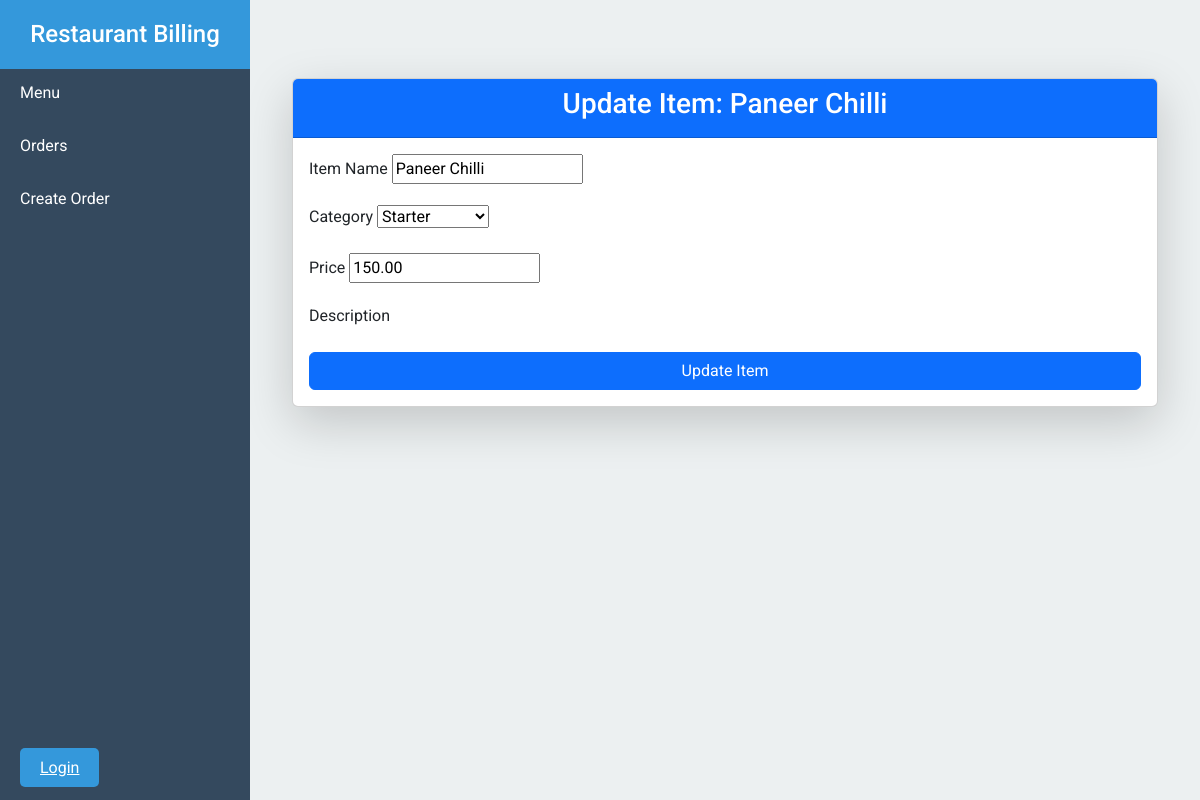
The page /update_item/2/ on the database its author committed.
### billing/models.py (models this page shows, shortened)
class MenuItem(models.Model):
    name = models.CharField(max_length=100)
    price = models.DecimalField(max_digits=10, decimal_places=2)
    category = models.CharField(max_length=50, choices=[('Starter', 'Starter'), ('Main Course', 'Main Course'), ('Beverage', 'Beverage'), ('Dessert', 'Dessert')])

### billing/views.py (the view)
# urls.py: path('update_item/<int:item_id>/', views.update_item, name='update_item'),  # Update URL
def update_item(request, item_id):
    item = get_object_or_404(MenuItem, id=item_id)
    if request.method == 'POST':
        form = MenuItemForm(request.POST, instance=item)
        if form.is_valid():
            form.save()
            return redirect('menu')  # Redirect to menu page after update
    else:
        form = MenuItemForm(instance=item)
    return render(request, 'billing/update_item.html', {'form': form, 'item': item})

### billing/forms.py
class MenuItemForm(forms.ModelForm):
    class Meta:
        model = MenuItem
        fields = ['name', 'price', 'category']

### billing/templates/billing/update_item.html (shortened to what this page needs)
{% extends 'billing/base.html' %}
{% block content %}
<div class="container mt-5">
    <div class="card shadow-lg">
        <div class="card-header bg-primary text-white text-center">
            <h3>Update Item: {{ item.name }}</h3>
        </div>
        <div class="card-body">
            <form method="POST">
                <div class="mb-3">
                    <label for="name" class="form-label">Item Name</label>
                    {{ form.name }}
                </div>
                <div class="mb-3">
                    <label for="category" class="form-label">Category</label>
                    {{ form.category }}
                </div>
                <div class="mb-3">
                    <label for="price" class="form-label">Price</label>
                    {{ form.price }}
                </div>
                <div class="mb-3">
                    <label for="description" class="form-label">Description</label>
                </div>
                <button type="submit" class="btn btn-primary w-100">Update Item</button>
            </form>
        </div>
    </div>
</div>
{% endblock %}

### billing/templates/billing/base.html (style rules this page uses)
:root { --sidebar-width: 250px; --primary-color: #3498db; --secondary-color: #2c3e50; --text-color: #333; --background-color: #ecf0f1; --sidebar-bg: #34495e; --sidebar-hover: #2c3e50; }
body { font-family: "Roboto", sans-serif; background-color: var(--background-color); color: var(--text-color); margin: 0; padding: 0; display: flex; min-height: 100vh; }

### rows shown on the page
MenuItem: name "Paneer Chilli", category "Starter", price "150.00"
